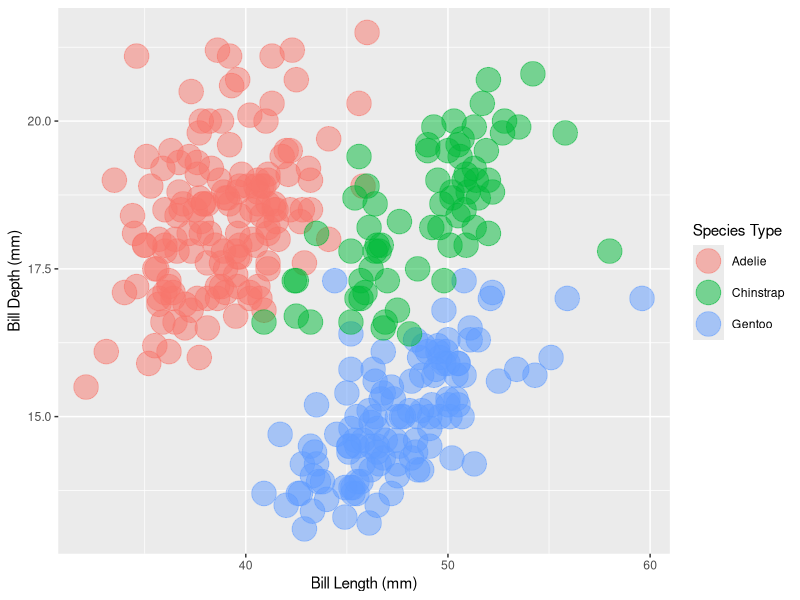

This figure's R source:

# code from lab 2 here


# Run this to load all necessary libraries
library(tidyverse)
# install.packages("palmerpenguins") # Run this if you can't load the palmerpenguins library 
library(palmerpenguins)
pgs <- penguins %>% drop_na
head(pgs)


# final plot
pgs %>% 
  ggplot() +
  geom_point(aes(x = bill_length_mm, y = bill_depth_mm, color = species),
      size = 8, alpha = 0.5) +
  labs(x = "Bill Length (mm)",
       y = "Bill Depth (mm)",
       color = "Species Type")